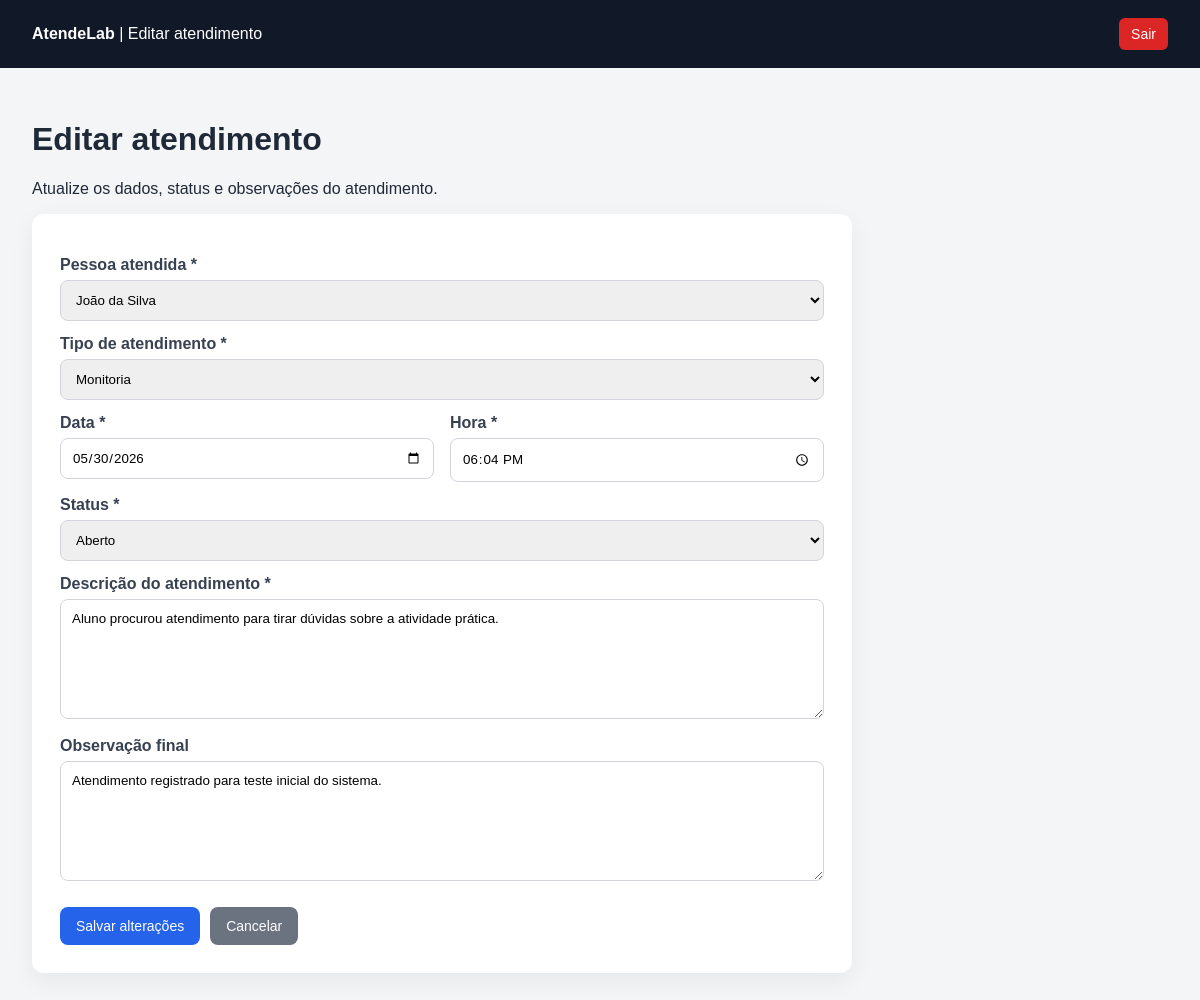
/atendelab-main/atendimentos/editar.php?id=1 (signed in), run on the app's committed database.
### tables this page shows
CREATE TABLE `atendimentos` (
  `id` int(11) NOT NULL,
  `pessoa_id` int(11) NOT NULL,
  `tipo_atendimento_id` int(11) NOT NULL,
  `usuario_id` int(11) NOT NULL,
  `data_atendimento` date NOT NULL,
  `hora_atendimento` time NOT NULL,
  `descricao` text NOT NULL,
  `observacao` text DEFAULT NULL,
  `status` enum('aberto','em_andamento','concluido') DEFAULT 'aberto',
  `criado_em` timestamp NOT NULL DEFAULT current_timestamp()
);

CREATE TABLE `pessoas` (
  `id` int(11) NOT NULL,
  `nome` varchar(100) NOT NULL,
  `documento` varchar(20) DEFAULT NULL,
  `email` varchar(100) DEFAULT NULL,
  `telefone` varchar(20) DEFAULT NULL,
  `curso` varchar(100) DEFAULT NULL,
  `periodo` varchar(50) DEFAULT NULL,
  `status` enum('ativo','inativo') DEFAULT 'ativo',
  `criado_em` timestamp NOT NULL DEFAULT current_timestamp()
);

CREATE TABLE `tipos_atendimentos` (
  `id` int(11) NOT NULL,
  `nome` varchar(100) NOT NULL,
  `descricao` text DEFAULT NULL,
  `status` enum('ativo','inativo') DEFAULT 'ativo',
  `criado_em` timestamp NOT NULL DEFAULT current_timestamp()
);

### atendelab-main/atendimentos/editar.php (the view, shortened to what this page needs)
<?php
require_once __DIR__ . '/../config/database.php';
$id = $_GET['id'] ?? null;
$pessoas = $pdo->query("SELECT id, nome FROM pessoas WHERE status = 'ativo' ORDER BY nome ASC")->fetchAll(PDO::FETCH_ASSOC);
$tipos = $pdo->query("SELECT id, nome FROM tipos_atendimentos WHERE status = 'ativo' ORDER BY nome ASC")->fetchAll(PDO::FETCH_ASSOC);
$sql = "SELECT * FROM atendimentos WHERE id = :id LIMIT 1";
$stmt = $pdo->prepare($sql);
$stmt->bindParam(':id', $id);
$stmt->execute();
$atendimento = $stmt->fetch(PDO::FETCH_ASSOC);
?>
<!DOCTYPE html>
<html lang="pt-br">
<head>
</head>
<body>
<header>
    <div>
        <strong>AtendeLab</strong>
        <span> | Editar atendimento</span>
    </div>
    <a href="../logout.php">Sair</a>
</header>
<main>
    <h1>Editar atendimento</h1>
    <p>Atualize os dados, status e observações do atendimento.</p>
    <div class="card">
        <form method="POST" action="">
            <label for="pessoa_id">Pessoa atendida *</label>
            <select id="pessoa_id" name="pessoa_id" required>
                <?php foreach ($pessoas as $pessoa): ?>
                    <option value="<?php echo $pessoa['id']; ?>" <?php echo $atendimento['pessoa_id'] == $pessoa['id'] ? 'selected' : ''; ?>>
                        <?php echo htmlspecialchars($pessoa['nome']); ?>
                    </option>
                <?php endforeach; ?>
            </select>
            <label for="tipo_atendimento_id">Tipo de atendimento *</label>
            <select id="tipo_atendimento_id" name="tipo_atendimento_id" required>
                <?php foreach ($tipos as $tipo): ?>
                    <option value="<?php echo $tipo['id']; ?>" <?php echo $atendimento['tipo_atendimento_id'] == $tipo['id'] ? 'selected' : ''; ?>>
                        <?php echo htmlspecialchars($tipo['nome']); ?>
                    </option>
                <?php endforeach; ?>
            </select>
            <div class="linha">
                <div>
                    <label for="data_atendimento">Data *</label>
                    <input type="date" id="data_atendimento" name="data_atendimento" value="<?php echo htmlspecialchars($atendimento['data_atendimento']); ?>" required>
                </div>
                <div>
                    <label for="hora_atendimento">Hora *</label>
                    <input type="time" id="hora_atendimento" name="hora_atendimento" value="<?php echo substr($atendimento['hora_atendimento'], 0, 5); ?>" required>
                </div>
            </div>
            <label for="status">Status *</label>
            <select id="status" name="status" required>
                <option value="aberto" <?php echo $atendimento['status'] === 'aberto' ? 'selected' : ''; ?>>Aberto</option>
            </select>
            <label for="descricao">Descrição do atendimento *</label>
            <textarea id="descricao" name="descricao" required><?php echo htmlspecialchars($atendimento['descricao']); ?></textarea>
            <label for="observacao">Observação final</label>
            <textarea id="observacao" name="observacao"><?php echo htmlspecialchars($atendimento['observacao']); ?></textarea>
            <div class="botoes">
                <button class="btn" type="submit">Salvar alterações</button>
                <a class="btn btn-secundario" href="index.php">Cancelar</a>
            </div>
        </form>
    </div>
</main>
</body>
</html>

### atendelab-main/atendimentos/editar.php (style rules this page uses)
body { margin: 0; font-family: Arial, sans-serif; background: #f3f5f7; color: #1f2937; }
header { background: #111827; color: #ffffff; padding: 18px 32px; display: flex; justify-content: space-between; align-items: center; }
header a { color: #ffffff; text-decoration: none; background: #dc2626; padding: 8px 12px; border-radius: 6px; font-size: 14px; }
main { padding: 32px; max-width: 820px; }
.card { background: #ffffff; padding: 28px; border-radius: 12px; box-shadow: 0 8px 24px rgba(0, 0, 0, 0.06); }
label { display: block; margin-top: 14px; margin-bottom: 6px; font-weight: bold; color: #374151; }
input, select, textarea { width: 100%; padding: 11px; border: 1px solid #d1d5db; border-radius: 8px; box-sizing: border-box; font-family: Arial, sans-serif; }
textarea { min-height: 120px; resize: vertical; }
.linha { display: grid; grid-template-columns: 1fr 1fr; gap: 16px; }
.botoes { margin-top: 22px; display: flex; gap: 10px; }
.btn { background: #2563eb; color: #ffffff; padding: 11px 16px; border-radius: 8px; text-decoration: none; border: none; cursor: pointer; font-size: 14px; }
.btn-secundario { background: #6b7280; }

### data on the page
atendimentos: pessoa_id "João da Silva", tipo_atendimento_id "Monitoria", data_atendimento "05/30/2026", hora_atendimento "18:04", status "Aberto", descricao "Aluno procurou atendimento para tirar dúvidas sobre a atividade prática.", observacao "Atendimento registrado para teste inicial do sistema."
